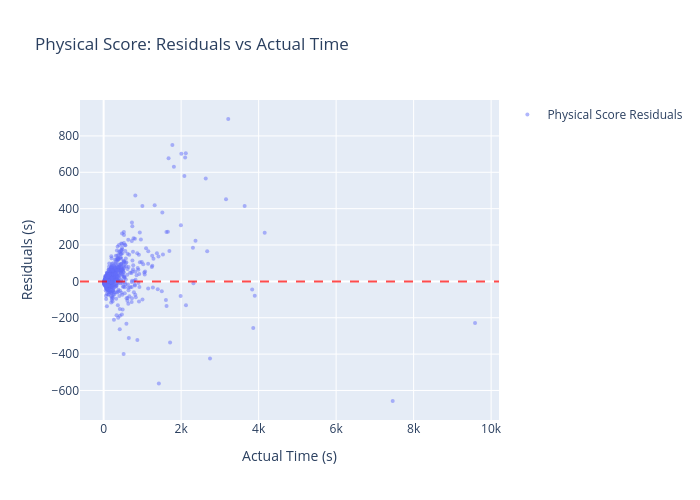

Notebook cell for this chart:
### Markdown cell above
## 3.4 Residuals

### Code cell
# plot residuals in function on time
fig = go.Figure()
fig.add_trace(
    go.Scatter(
        x=y_true,
        y=residuals,
        mode='markers',
        marker=dict(size=4, opacity=0.5),
        name="Physical Score Residuals",
        customdata=Train_T1_MC_ride['segment_id'],
        hovertemplate='Actual: %{x:.0f}s<br>Residual: %{y:.0f}s<br>Segment: %{customdata}<extra></extra>'
    )
)
fig.add_hline(y=0, line_dash="dash", line_color="red", opacity=0.7)
fig.update_layout(
    height=500,
    width=700,
    title_text="Physical Score: Residuals vs Actual Time",
    xaxis_title="Actual Time (s)",
    yaxis_title="Residuals (s)",
    showlegend=True
)
fig.show()

### Figure 1 — Plotly figure (JSON) as saved in the notebook; plotly's stock layout.template omitted (floating-point values rounded to 4 significant figures; data arrays with more than 128 entries replaced by an {"elided": "..."} marker saying what was removed)
{"data": [{"customdata": {"elided": "757 int values"}, "hovertemplate": "Actual: %{x:.0f}s<br>Residual: %{y:.0f}s<br>Segment: %{customdata}<extra></extra>", "marker": {"opacity": 0.5, "size": 4}, "mode": "markers", "name": "Physical Score Residuals", "type": "scatter", "x": {"elided": "757 int values"}, "y": {"elided": "757 float values"}}], "layout": {"height": 500, "shapes": [{"line": {"color": "red", "dash": "dash"}, "opacity": 0.7, "type": "line", "x0": 0, "x1": 1, "xref": "x domain", "y0": 0, "y1": 0, "yref": "y"}], "showlegend": true, "title": {"text": "Physical Score: Residuals vs Actual Time"}, "width": 700, "xaxis": {"title": {"text": "Actual Time (s)"}}, "yaxis": {"title": {"text": "Residuals (s)"}}}}
